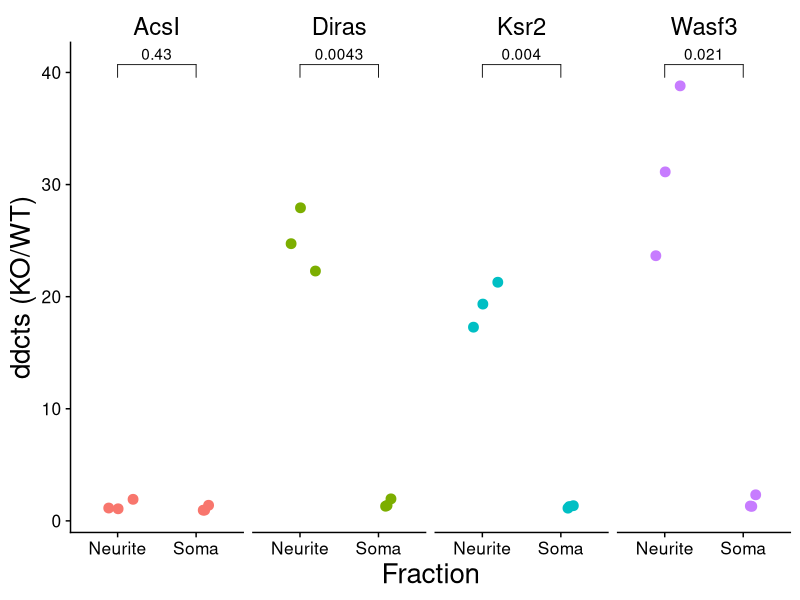

The R script that drew this image:
## ---- chunk 1
knitr::opts_chunk$set(echo = TRUE)
library(tidyverse)
library(cowplot)
library(ggpubr)
## ---- chunk 2
cts <- as_tibble(t(data.frame("Diras_Soma" = c(1.307027428,	1.96310212,	1.376858959),
       "Diras_Neurite" = c(27.92792607,	24.72634149,	22.28756782),
       "Ksr2_Soma" = c(1.134935027,	1.354482341,	1.278847909),
       "Ksr2_Neurite" = c(19.33854814,	17.2780075,	21.28709014),
       "Wasf3_Soma" = c(1.326890057,	2.326624356,	1.294921114),
       "Wasf3_Neurite" = c(31.13120205,	23.65270396,	38.80428941), 
       "AcsI_Soma" = c(0.952643897,	1.392419717,	0.963069762),
       "AcsI_Neurite" = c(1.078369448,	1.146053665,	1.922887534))), rownames = "sample")

colnames(cts) <- c("sample", "rep1", "rep2", "rep3")


## ---- chunk 3

cts_tidy <- cts %>%
  gather(-sample, key = rep, value = Cq)

cts_mean <- cts_tidy %>%
  group_by(sample) %>% 
summarize(meanCq = mean(Cq), varCq = var(Cq))

## ---- chunk 4
cts_tidy %>% 
  separate(sample, into = c("gene", "fraction"), sep = "_") %>% 
  ggplot(aes(x = fraction, y = Cq, col = gene)) + 
  geom_point(size = 3, position = position_jitterdodge()) + 
  theme_cowplot() + 
  stat_compare_means(comparisons = list(c("Soma", "Neurite")), method = "t.test") + 
  facet_grid(.~gene) + 
  labs(x = "Fraction", y = "ddcts (KO/WT)") + 
  guides(col = FALSE) +
  theme(strip.background = element_rect(color = "white", fill = "white")) +
  theme(text = element_text(size=20), axis.text = element_text(size = 12.5))

